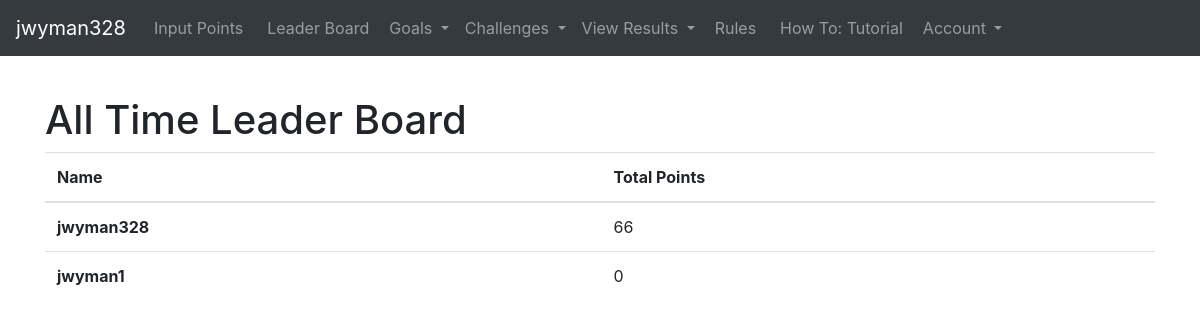
Page /all_time_leader_board (signed in) on the committed database.
### users/models.py (models this page shows, shortened)
class My_custom_user(AbstractUser):
    email = models.EmailField()
    total_points = models.PositiveIntegerField(default=0, null=True, blank=True)

### app/views.py (the view)
class All_time_leaderboard_view(LoginRequiredMixin, ListView):
    template_name = 'all_time_leader_board.html'
    model = Point_model
    def all_time_point_leaders_in_order(self):
        most_points_order = My_custom_user.objects.order_by('-total_points')
        return most_points_order
    def unanswered_challenge_invitations(self):
        current_user_obj = self.request.user
        all_invitations_status_objects = current_user_obj.invitation_status_set.filter(status='idle')
        if all_invitations_status_objects:
            messages.add_message(self.request, messages.INFO,
                                 """Pending Invitation, to accept or
                                  reject go to Challenges -> Pending invitations""")

### templates/all_time_leader_board.html
{% extends 'base.html' %}
{% block content %}
<p style="color:white">{{view.unanswered_challenge_invitations}}</p>
<div class = 'container'>
        <h1> All Time Leader Board</h1>
        <table class="table">
                <thead>
                  <tr>
                    <th scope="col">Name</th>
                    <th scope="col">Total Points </th>
                  </tr>
                </thead>
                <tbody>
                  {% for user_obj in view.all_time_point_leaders_in_order %}
                  <tr>
                    <th scope="row">{{user_obj.username}}</th>
                    <td>{{user_obj.total_points}}</td>
                  </tr>
                 {% endfor %}
                </tbody>
        </table>
</div>
{% endblock %}

### templates/base.html (shortened to what this page needs)
<!doctype html>
<html lang="en">
  <head>
    <link rel="stylesheet" href="https://stackpath.bootstrapcdn.com/bootstrap/4.3.1/css/bootstrap.min.css">
  </head>
  <body>
      <nav class="navbar navbar-expand-md navbar-dark bg-dark">
          <a class="navbar-brand" href="#">{{user.username}}</a>
          <div class="collapse navbar-collapse" id="navbarSupportedContent">
              <ul class="navbar-nav mr-auto">
                  <li class="nav-item ">
                      {% if user.is_authenticated %}
                      <a class="nav-link mx-1" href="{% url 'Health_data_input' %}">Input Points</a>
                      {% else %}
                      <a class="nav-link mx-1" href="{% url 'signup' %}">Signup</a>
                      {% endif %}
                  </li>
                  <li class="nav-item ">
                    <a class="nav-link mx-1" href="{%url 'all_time_leaderboard' %}">Leader Board</a>
                </li>
                  <li class="nav-item dropdown">
                      <a class="nav-link dropdown-toggle" href="#" id="navbarDropdown" role="button" data-toggle="dropdown" aria-haspopup="true" aria-expanded="false">
                        Goals
                      </a>
                  </li>
                  <li class="nav-item dropdown">
                    <a class="nav-link dropdown-toggle" href="#" id="navbarDropdown" role="button" data-toggle="dropdown" aria-haspopup="true" aria-expanded="false">
                      Challenges
                    </a>
                </li>
                  <li class="nav-item dropdown">
                    <a class="nav-link dropdown-toggle" href="#" id="navbarDropdown" role="button" data-toggle="dropdown" aria-haspopup="true" aria-expanded="false">
                      View Results
                    </a>
                </li>
                <li class="nav-item ">
                    <a class="nav-link mx-1" href="{% url 'rules' %}">Rules</a>
                </li>
                <li class="nav-item ">
                    <a class="nav-link mx-1" href="{% url 'how_to' %}"> How To: Tutorial</a>
                </li>
                {% if user.is_authenticated %}
                <li class="nav-item dropdown">
                    <a class="nav-link dropdown-toggle" href="#" id="navbarDropdown" role="button" data-toggle="dropdown" aria-haspopup="true" aria-expanded="false">
                      Account
                    </a>
                </li>
                {% endif %}
              </ul>
          </div>
  </nav>
    {% block content %}
    {% endblock %}
  </body>
</html>

### rows in the picture
My_custom_user: username "jwyman328", total_points "66"
My_custom_user: username "jwyman1", total_points "0"
